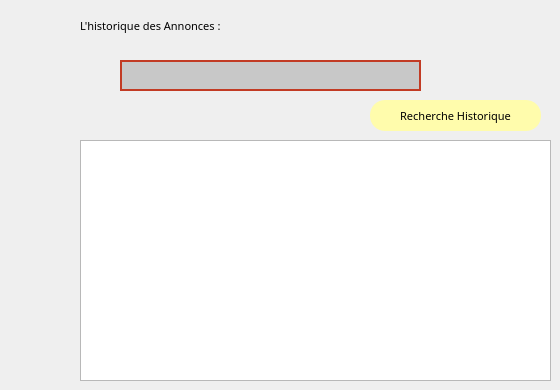
        <widget class="QWidget" name="tab_2">
         <attribute name="title">
          <string>Historique</string>
         </attribute>
         <widget class="QPushButton" name="pushButtonHistorique">
          <property name="geometry">
           <rect>
            <x>370</x>
            <y>100</y>
            <width>171</width>
            <height>31</height>
           </rect>
          </property>
          <property name="font">
           <font>
            <family>Modern No. 20</family>
            <pointsize>8</pointsize>
            <weight>50</weight>
            <italic>false</italic>
            <bold>false</bold>
           </font>
          </property>
          <property name="styleSheet">
           <string notr="true">QPushButton
{
background-color:rgb(255, 252, 172);
border-radius:15px;}
QPushButton:hover
{
color:#333;
background:#49ebff;
background:rgb(200, 200, 200);
}</string>
          </property>
          <property name="text">
           <string>Recherche Historique</string>
          </property>
         </widget>
         <widget class="QLineEdit" name="Recherche_Historique">
          <property name="geometry">
           <rect>
            <x>120</x>
            <y>60</y>
            <width>301</width>
            <height>31</height>
           </rect>
          </property>
          <property name="styleSheet">
           <string notr="true"> QLineEdit
{
border:2px solid rgb(194, 59, 36);
border-radius:20px;
color:#FFF;
padding-left :20px;
padding-right :20px;
background-color:rgb(200, 200, 200);

}
QLineEdit:hover
{
border: 2px solid rgb(0,0,0);
background-color:rgb(115, 115, 115) ;
}
QLineEdit:focus
{
border:2px solid rgb(0,0,0);
background-color: rgb(121, 121, 121);
}</string>
          </property>
         </widget>
         <widget class="QTextBrowser" name="rdv_Historique">
          <property name="geometry">
           <rect>
            <x>80</x>
            <y>140</y>
            <width>471</width>
            <height>241</height>
           </rect>
          </property>
          <property name="font">
           <font>
            <family>Modern No. 20</family>
            <pointsize>8</pointsize>
            <weight>50</weight>
            <italic>false</italic>
            <bold>false</bold>
           </font>
          </property>
         </widget>
         <widget class="QLabel" name="label_41">
          <property name="geometry">
           <rect>
            <x>80</x>
            <y>10</y>
            <width>271</width>
            <height>31</height>
           </rect>
          </property>
          <property name="font">
           <font>
            <family>Modern No. 20</family>
            <pointsize>8</pointsize>
            <weight>50</weight>
            <italic>false</italic>
            <bold>false</bold>
           </font>
          </property>
          <property name="text">
           <string>L'historique des Annonces :</string>
          </property>
         </widget>
        </widget>
